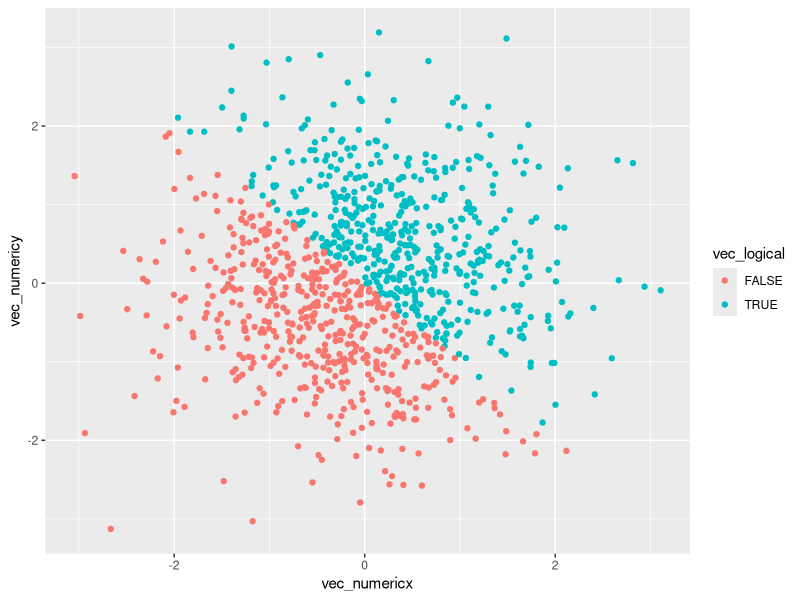
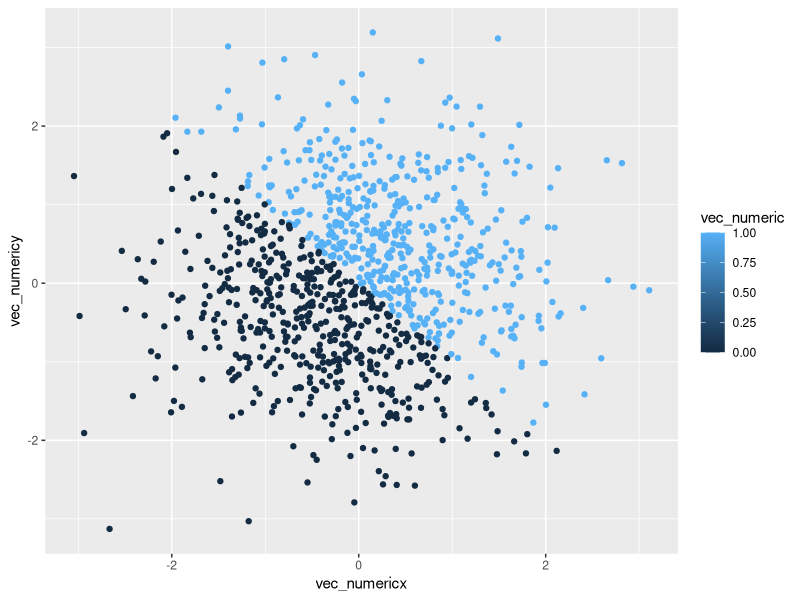
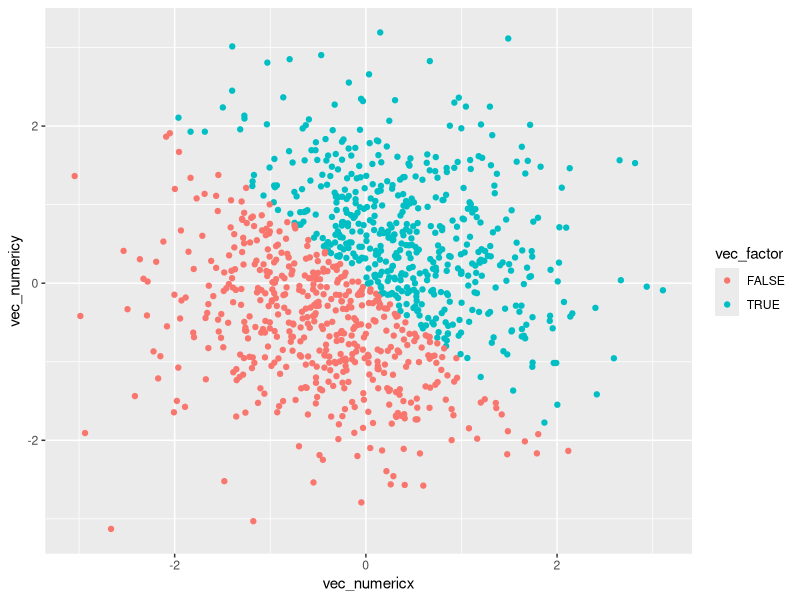
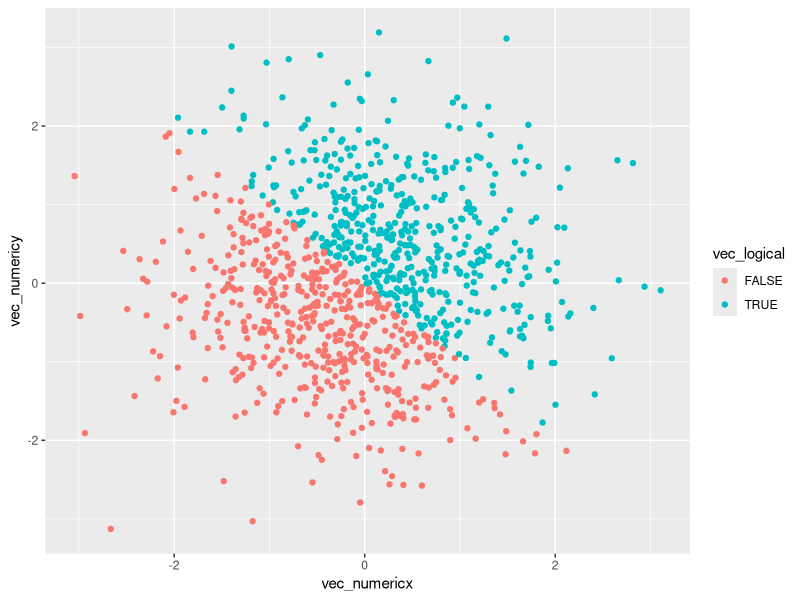

Write R code to recreate these figures, in order.
## ---- chunk 1
library(tidyverse)
knitr::opts_chunk$set(echo = TRUE)
## ---- chunk 2
set.seed(123)
x = runif(10, min = 0, max = 5)
## ---- chunk 3
hw1_prob1_df = tibble(
  vec_numeric = x,
  vec_logical = c(FALSE, TRUE, TRUE, TRUE, TRUE, FALSE, TRUE, TRUE, TRUE, TRUE),
  vec_char = c("You", "miss", "one-hundred", "percent", "of", "the", "shots", "you", "don't", "take"),
  vec_factor = factor(c("yes", "no", "no", "yes", "no", "yes", "yes", "no", "no", "yes"))
)
## ---- chunk 4
mean(hw1_prob1_df$vec_numeric)
mean(hw1_prob1_df$vec_logical)
mean(hw1_prob1_df$vec_char)
mean(hw1_prob1_df$vec_factor)
## ---- chunk 5
as.numeric(as.factor(hw1_prob1_df$vec_char))
as.numeric(as.character(hw1_prob1_df$vec_factor))
## ---- chunk 6
set.seed(12)
x = rnorm(1000)
y = rnorm(1000)
## ---- chunk 7
hw1_prob2_df = tibble(
  vec_numericx = x,
  vec_numericy = y,
  vec_logical = ifelse(x + y > 0, TRUE, FALSE),
  vec_numeric = as.numeric(vec_logical),
  vec_factor = as.factor(vec_logical)
)
## ---- chunk 8
ggplot(hw1_prob2_df, aes(x = vec_numericx, y = vec_numericy, color = vec_logical)) + geom_point()
## ---- chunk 9
ggplot(hw1_prob2_df, aes(x = vec_numericx, y = vec_numericy, color = vec_numeric)) + geom_point()
## ---- chunk 10
ggplot(hw1_prob2_df, aes(x = vec_numericx, y = vec_numericy, color = vec_factor)) + geom_point()
## ---- chunk 11
ggsave("hw1_scatter.png", plot = ggplot(hw1_prob2_df, aes(x = vec_numericx, y = vec_numericy, color = vec_logical)) + geom_point() )
